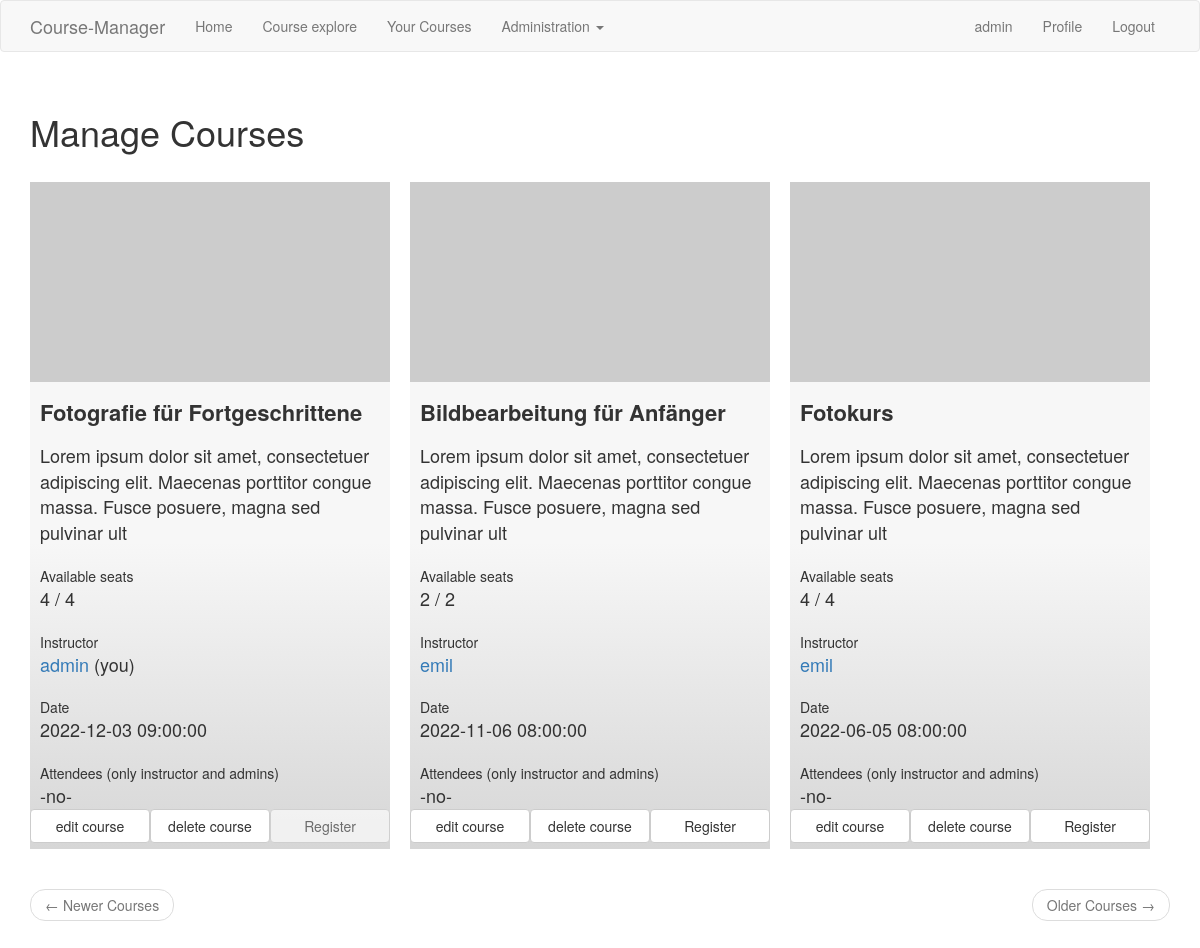
Screenshot of /manage_courses (signed in) with the database file from the repository.
### app/models.py (models this page shows, shortened)
class User(UserMixin, db.Model):
    id = db.Column(db.Integer, primary_key=True)
    username = db.Column(db.String(64), index=True, unique=True)
    email = db.Column(db.String(120), index=True, unique=True)
    password_hash = db.Column(db.String(128))
    courses = db.relationship('Course', backref='instructor', lazy='dynamic')
    about_me = db.Column(db.String(140))
    last_seen = db.Column(db.DateTime, default=datetime.utcnow)
    name = db.Column(db.String(128))
    address = db.Column(db.String(128))
    postalcode = db.Column(db.Integer)
    city = db.Column(db.String(128))
    role = db.Column(db.String(128))
    def registrated_courses(self):
        self.course_attendees
        return self.course_attendees.order_by(Course.date.desc())

class Course(db.Model):
    id = db.Column(db.Integer, primary_key=True)
    title = db.Column(db.String(64))
    description = db.Column(db.String(128))
    seats = db.Column(db.Integer)
    date = db.Column(db.DateTime, default=datetime.utcnow)
    visible = db.Column(db.Integer)
    instructor_id = db.Column(db.Integer, db.ForeignKey('user.id'))
    registrated = db.relationship(
        'User', secondary=attendees,
        primaryjoin=(attendees.c.course_id == id),
        secondaryjoin=(attendees.c.attendee_id == User.id),
        backref=db.backref('course_attendees', lazy='dynamic'), lazy='dynamic')
    def available_seats(self):
        return self.seats - self.registrated.count()
    def is_registered(self, user):
        return self.registrated.filter(
            attendees.c.course_id == self.id).filter(attendees.c.attendee_id == user.id).count() > 0
    def avatar(self, size):
        digest = md5(self.title.encode('utf-8')).hexdigest()
        return 'https://www.gravatar.com/avatar/{}?d=identicon&s={}'.format(
            digest, size)

### app/routes.py (the view)
@app.route('/manage_courses')
@login_required
def manage_courses():
    page = request.args.get('page', 1, type=int)
    courses = Course.query.order_by(Course.date.desc()).paginate(
    page, app.config['ITEMS_PER_PAGE'], False)
    next_url = url_for('courses', page=courses.next_num) \
        if courses.has_next else None
    prev_url = url_for('courses', page=courses.prev_num) \
        if courses.has_prev else None
    form = EmptyForm()
    return render_template('index.html', title='Manage Courses', courses=courses.items,
                           next_url=next_url, prev_url=prev_url, form=form)

### app/forms.py
class EmptyForm(FlaskForm):
    submit = SubmitField('Submit')

### app/models.py (called while the page is built)
@login.user_loader
def load_user(id):
    return User.query.get(int(id))

### app/routes.py (called while the page is built)
@app.before_request
def before_request():
    if current_user.is_authenticated:
        current_user.last_seen = datetime.utcnow()
        db.session.commit()

### app/templates/index.html
{% extends "base.html" %}
{% import 'bootstrap/wtf.html' as wtf %}
{% block app_content %}
    <h1 class="mgFlexFullWidth">{{ title }}</h1>
    {% for course in courses %}
        {% include '_course.html' %}
    {% endfor %}
   <nav aria-label="..." class="mgFlexFullWidth">
        <ul class="pager">
            <li class="previous{% if not prev_url %} disabled{% endif %}">
                <a href="{{ prev_url or '#' }}">
                    <span aria-hidden="true">&larr;</span> Newer Courses
                </a>
            </li>
            <li class="next{% if not next_url %} disabled{% endif %}">
                <a href="{{ next_url or '#' }}">
                    Older Courses <span aria-hidden="true">&rarr;</span>
                </a>
            </li>
        </ul>
    </nav>
{% endblock %}

### app/templates/base.html (shortened to what this page needs)
{% extends 'bootstrap/base.html' %}
{% block head %}
    {{ super() }}
    <link href="{{ url_for('static', filename='css/main.css') }}" rel="stylesheet">
{% endblock %}
{% block navbar %}
    <nav class="navbar navbar-default">
        <div class="container">
            <div class="navbar-header">
                <a class="navbar-brand" href="{{ url_for('index') }}">Course-Manager</a>
            </div>
            <div class="collapse navbar-collapse" id="navbarCollapse">
                <ul class="nav navbar-nav">
                    <li><a href="{{ url_for('index') }}">Home</a></li>
                    {% if not current_user.is_anonymous %}
                    <li><a href="{{ url_for('courses') }}">Course explore</a></li>
                        {% if current_user.courses.count() > 0 %}
                        <li><a href="{{ url_for('instructed_courses') }}">Your Courses</a></li>
                        {% endif %}
                        {% if current_user.role == 'admin' %}
                        <li class="dropdown">
                            <a href="#" class="dropdown-toggle" data-toggle="dropdown" role="button" aria-haspopup="true" aria-expanded="false">Administration <span class="caret"></span></a>
                        </li>
                        {% endif %}
                    {% endif %}
                </ul>
                <ul class="nav navbar-nav navbar-right">
                    {% if current_user.is_anonymous %}
                    <li><a href="{{ url_for('login') }}">Login</a></li>
                    {% else %}
                        {% if current_user.role == 'admin' %}
                            <li><a>{{ current_user.role }}</a></li>
                        {% endif %}
                    <li><a href="{{ url_for('user', username=current_user.username) }}">Profile</a></li>
                    <li><a href="{{ url_for('logout') }}">Logout</a></li>
                    {% endif %}
                </ul>
            </div>
        </div>
    </nav>
{% endblock %}
{% block content %}
    <div class="container mgFlexBase">
        {% block app_content %}{% endblock %}
    </div>
{% endblock %}

### app/templates/_course.html (shortened to what this page needs)
    <div class="mgFlexItem">
        <div class="avatar">
            <img  src="{{ course.avatar(70) }}" />
        </div>
        <div class="title">{{ course.title }}</div>
            <div class="text">{{ course.description }}</div>
            <br>
            <div class="litleTitle">Available seats</div>
            <div class="text">{{ course.available_seats() }} / {{ course.seats }}</div>
            <br>
            <div class="litleTitle">Instructor</div>
            <div class="text">
                <a href="{{ url_for('user', username=course.instructor.username) }}">
                    {{ course.instructor.username }}
                </a>
                {% if course.instructor_id == current_user.id %}
                    (you)
                {% endif %}
            </div>
            <br>
            <div class="litleTitle">Date</div>
            <div class="text">
            {{ course.date }}
            {% if current_user.role == "admin" or course.instructor_id == current_user.id %}
            </div>
            <br>
            <div class="litleTitle">Attendees (only instructor and admins)</div>
            <div class="text">
                {% if course.registrated.count() == 0 %}
                <div>-no-</div>
                {% endif %}
            {% endif %}
            </div>
        <div style="display: flex; flex-direction: row;">
            {% if (request.url_rule.rule == "/manage_courses" or request.url_rule.rule == "/instructed_courses" ) and (current_user.role == "admin" or course.instructor_id == current_user.id) %}
            <form action="{{ url_for('edit_course', id=course.id) }}" method="get" style="width:100%;">
                {{ form.submit(id='submit-btn', value='edit course', class_='btn btn-default', style='width:100%; margin-bottom: 6px;') }}
            </form>
            {% endif %}
            {% if request.url_rule.rule == "/manage_courses" and current_user.role == "admin" %}
            <form action="{{ url_for('delete_course', course_id=course.id) }}" method="post" style="width:100%;">
                {{ form.submit(id='submit-btn', value='delete course', class_='btn btn-default', style='width:100%; margin-bottom: 6px;') }}
            </form>
            {% endif %}
            {% if course.is_registered(current_user) %}
            <form action="{{ url_for('unregister_course', course_id=course.id) }}" method="post" style="width:100%;">
                {{ form.hidden_tag() }}
                {{ form.submit(value='Unregister', class_='btn btn-default', style='width:100%; margin-bottom: 6px;') }}
            </form>
            {% else %}
            <form action="{{ url_for('register_course', course_id=course.id) }}" method="post" style="width:100%;">
                {% if course.available_seats() <= 0 or course.instructor_id == current_user.id %}
                    {{ form.submit(value='Register', class_='btn btn-default', style='width:100%; margin-bottom: 6px;', disabled='true', title='there are no seats available or you are the instructor!') }}
                {% else %}
                    {{ form.submit(value='Register', class_='btn btn-default', style='width:100%; margin-bottom: 6px;') }}
                {% endif %}
           </form>
            {% endif %}
        </div>
    </div>

### app/static/css/main.css (style rules this page uses)
.mgFlexBase { display: flex; flex-wrap: wrap; gap: 20px; align-items: flex-start; }
.mgFlexItem { flex: 1 1; min-width: 300px; max-width: 460px; background: linear-gradient(0deg, rgb(214, 214, 214) 0%, rgb(247, 247, 247) 46%); display: flex; flex-direction: column; }
.mgFlexItem>div>img { height: 200px; width: 100%; object-fit: cover; }
.mgFlexFullWidth { flex: 1 100%; }
@media all and (min-width: 1200px) { .mgFlexItem { flex: 1 360px; min-width: 360px; max-width: 360px; } }
.title { font-size: 22px; margin-top: 15px; margin-bottom: 15px; padding: 0px 10px; font-weight: bold; }
.text { font-size: 18px; padding: 0px 10px; }
.litleTitle { padding: 0px 10px; }

### rows the page displays
User: role "admin"
Course: title "Fotografie für Fortgeschrittene", description "Lorem ipsum dolor sit amet, consectetuer adipiscing elit. Maecenas porttitor congue massa. Fusce posuere, magna sed pulvinar ult", available_seats "4", seats "4", instructor.username "admin", shows "(you)", date "2022-12-03 09:00:00"
Course: title "Bildbearbeitung für Anfänger", description "Lorem ipsum dolor sit amet, consectetuer adipiscing elit. Maecenas porttitor congue massa. Fusce posuere, magna sed pulvinar ult", available_seats "2", seats "2", instructor.username "emil", date "2022-11-06 08:00:00"
Course: title "Fotokurs", description "Lorem ipsum dolor sit amet, consectetuer adipiscing elit. Maecenas porttitor congue massa. Fusce posuere, magna sed pulvinar ult", available_seats "4", seats "4", instructor.username "emil", date "2022-06-05 08:00:00"

### other values shown
{{ title }} "Manage Courses"
